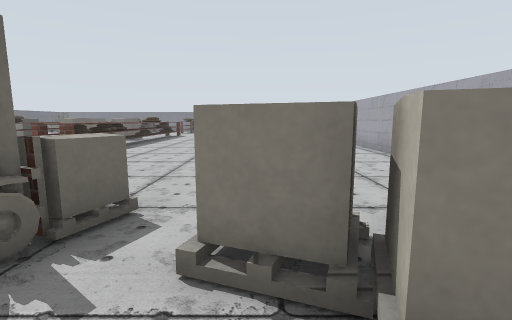
view 1 (above)

16 first-person views from a walk through a world built for the Gazebo simulator. The camera is 1.1 m above the floor, tilts 8° down and sees 85° across. The floor is counted in squares, 1 m on a side. Each view is taken from the middle of a square. On the plan, view 1 faces up. The plan holds only what a view shows up to about 12 squares ahead; the rest is blank. The place goes on beyond the plan. Some surface patterns are stand-ins.

view 2
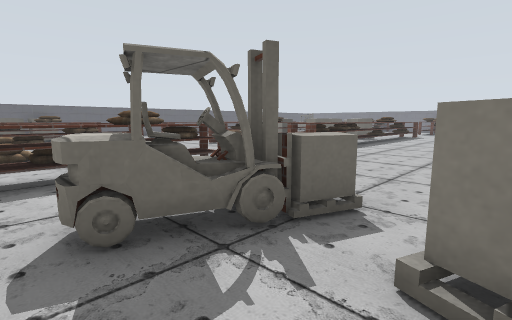

view 3
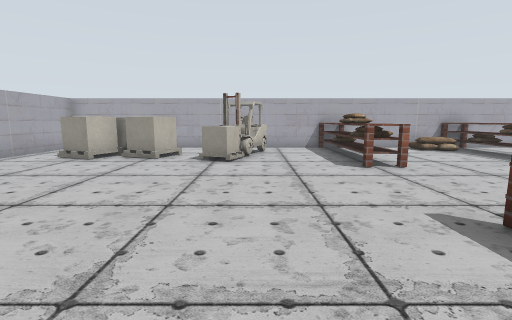

view 4
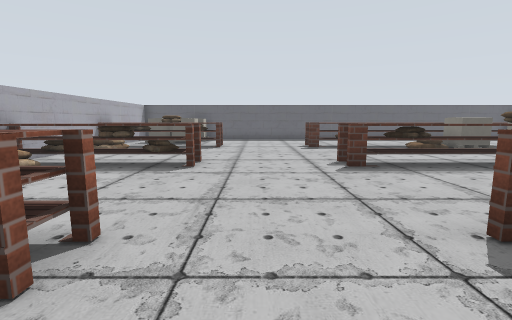

view 5
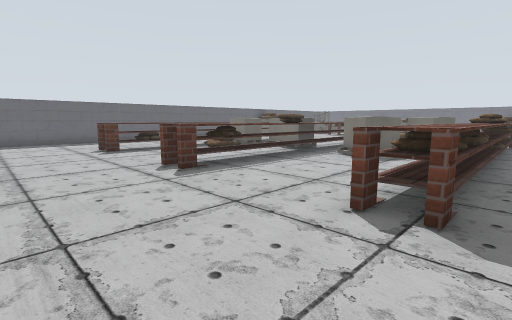

view 6
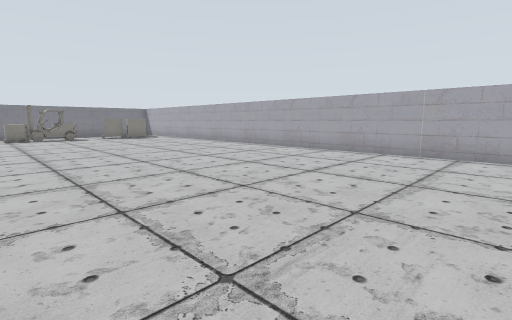

view 7
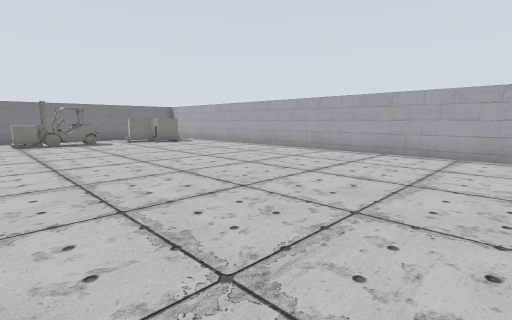

view 8
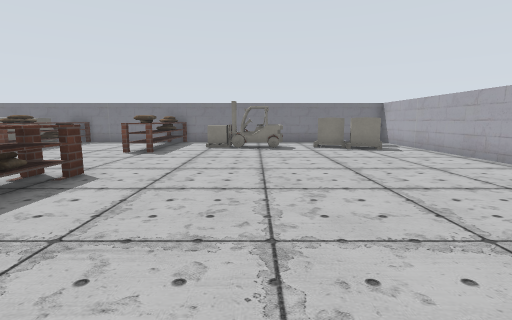

view 9
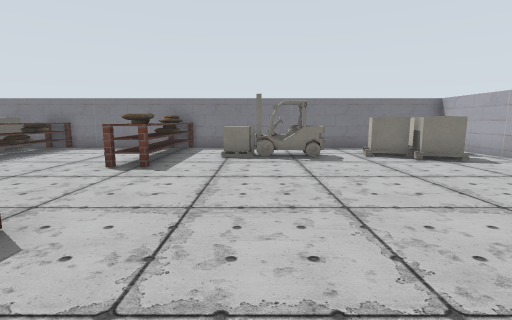

view 10
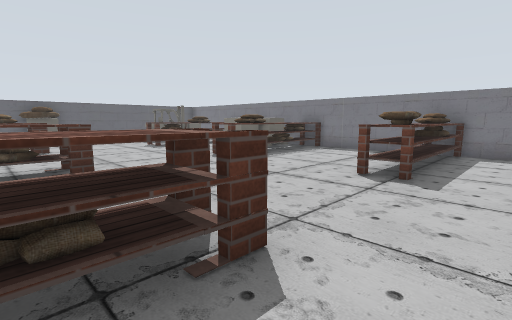

view 11
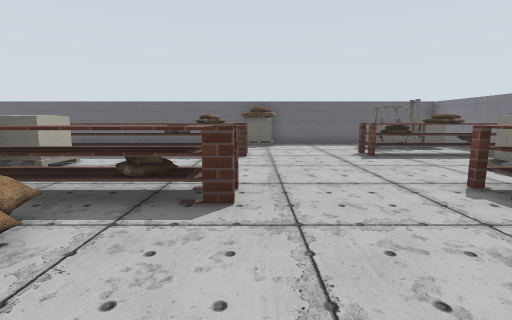

view 12
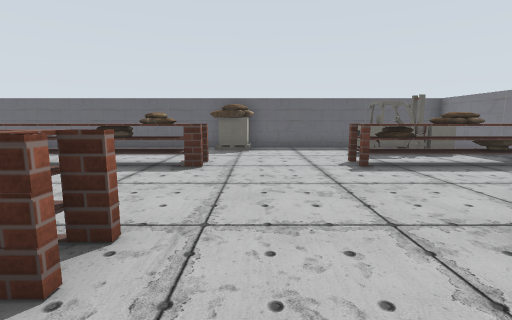

view 13
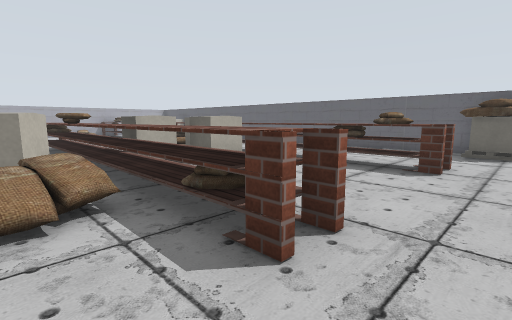

view 14
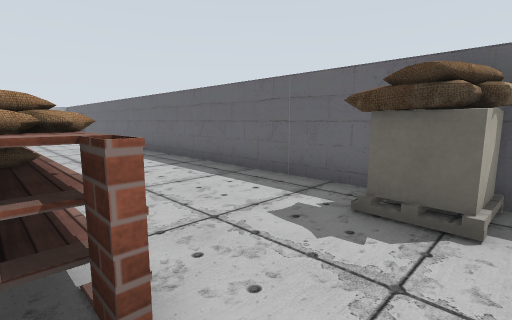

view 15
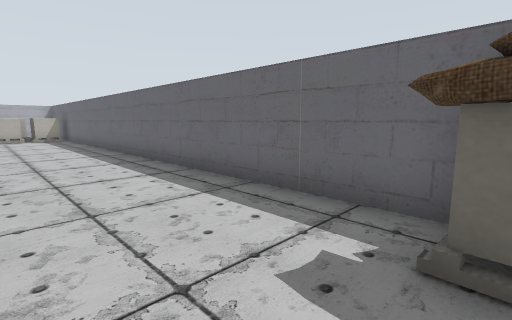

view 16
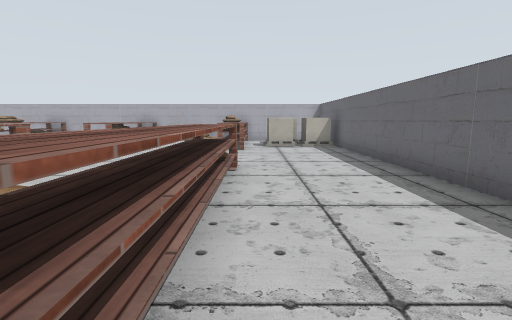

### Floor plan
Key: @ floor where view 1 was taken; # wall or solid block; x gap in a wall; . floor; = window, fence, low wall or low ledge; T thing the floor can be seen under or through.
Columns run from 21 left of view 1 to 5 right of it. Each row starts with its distance up from view 1.
 30  ####   ##################
 29 # ...T  ###... #..   ..   #
 28 # ==.T  ###... #.. .... # #
 27 #.##.T..#.#....#.=##=.###.#
 26 #.##.T....#....#.......##.#
 25 #....T....#....#..........#
 24 #.........................#
 23 #.........................#
 22  #........................#
 21  #........................#
 20 #....#....T....#..........#
 19 #....#....T.= .#..........#
 18 #....#.. .T==  #..........#
 17 #....#.. .T==###..........#
 16 #....#.##.#### #..........#
 15 #....#.#### #  #..........#
 14 #....######.#. #..........#
 13 #....###..T....#..........#
 12 #.....==..T....#..........#
 11 #....#. ..T....#..........#
 10 #....#. ..T....#..........#
  9 #....#....T....#..........#
  8 #....=....=....=..........#
  7 #........................
  6 #........................
  5 #........................
  4 #....#....#....#..........
  3  ###.#  ..#....#...=...#..#
  2      #  ..#....#..##.###..#
  1      #.=..x=...#..#...#  .#
  0      ##=..##=..#.....@    #
 -1         ##   ## ##########

Positions as (right, up) in squares from view 1, and headings:
1: (0, 0), facing up
2: (0, 0), facing up-left
3: (-3, 11), facing down
4: (-4, 6), facing left
5: (-5, 5), facing up-left
6: (-5, 8), facing up-right
7: (-5, 12), facing up-right
8: (-2, 15), facing up
9: (-3, 18), facing up
10: (-4, 19), facing up-left
11: (-7, 21), facing left
12: (-9, 22), facing left
13: (-9, 22), facing down-left
14: (-16, 22), facing down-left
15: (-17, 21), facing down-left
16: (-17, 15), facing down
